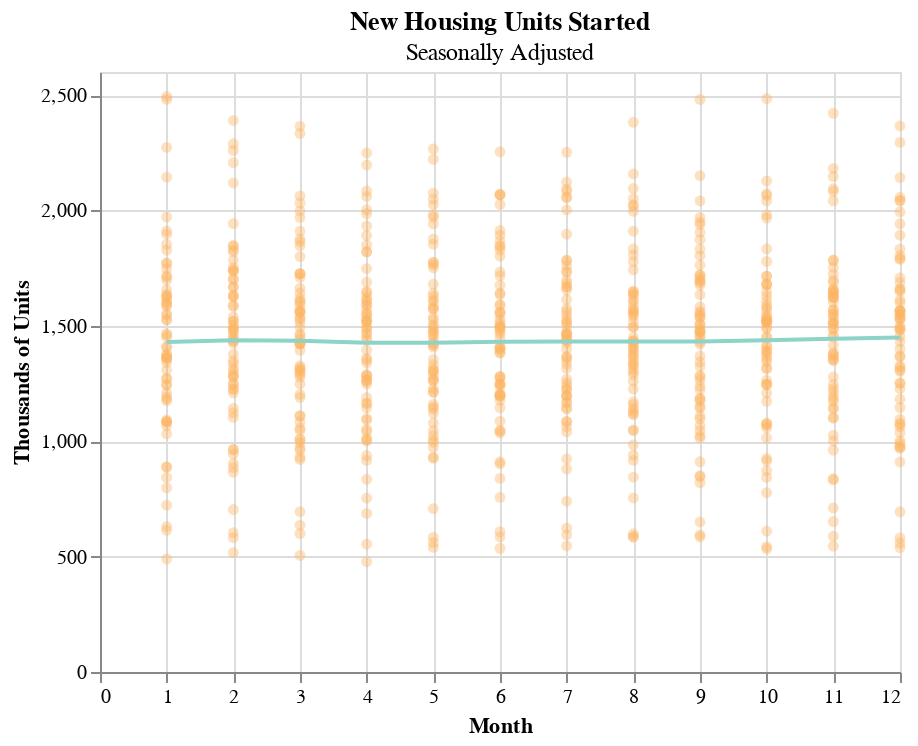

Write notebook code for a chart like this one.
### Markdown cell above
In this case, yes, the ADF statistic is higher than any of the critical values, and the p-value is more than 0.01. In other words, when subset into smaller chunks, the dataset is non-stationary. In fact, we can query the seasonally adjusted chart from FRED, plot it, and see how different it is from the non-adjusted chart.

### Code cell
housing_started_chart = alt.Chart(housing_started).mark_circle(
    opacity = 0.4,
    color = '#fdb462'
).encode(
    x = alt.X(
        'month',
        title = 'Month'),
    y = alt.Y(
        'value',
        title = 'Thousands of Units')
).properties(
    title = {
        "text": "New Housing Units Started",
        "subtitle": "Seasonally Adjusted"
    }
)

housing_started_chart.configure_title(
    anchor = 'start'
)
alt.layer(housing_started_chart, housing_started_chart.transform_loess('month', 'value').mark_line(color = '#8dd3c7'))

### Figure 1 — Vega-Lite specification as saved in the notebook (floating-point values rounded to 4 significant figures; data arrays with more than 128 entries replaced by an {"elided": "..."} marker saying what was removed)
{"config": {"view": {"continuousWidth": 400, "continuousHeight": 300}}, "layer": [{"mark": {"type": "circle", "color": "#fdb462", "opacity": 0.4}, "encoding": {"x": {"type": "quantitative", "field": "month", "title": "Month"}, "y": {"type": "quantitative", "field": "value", "title": "Thousands of Units"}}, "title": {"text": "New Housing Units Started", "subtitle": "Seasonally Adjusted"}}, {"mark": {"type": "line", "color": "#8dd3c7"}, "encoding": {"x": {"type": "quantitative", "field": "month", "title": "Month"}, "y": {"type": "quantitative", "field": "value", "title": "Thousands of Units"}}, "title": {"text": "New Housing Units Started", "subtitle": "Seasonally Adjusted"}, "transform": [{"loess": "value", "on": "month"}]}], "data": {"name": "data-ec7ce3f4f2b97c0a8ca9402e01e0394a"}, "$schema": "https://vega.github.io/schema/vega-lite/v4.8.1.json", "datasets": {"data-ec7ce3f4f2b97c0a8ca9402e01e0394a": {"elided": "749 records"}}}
